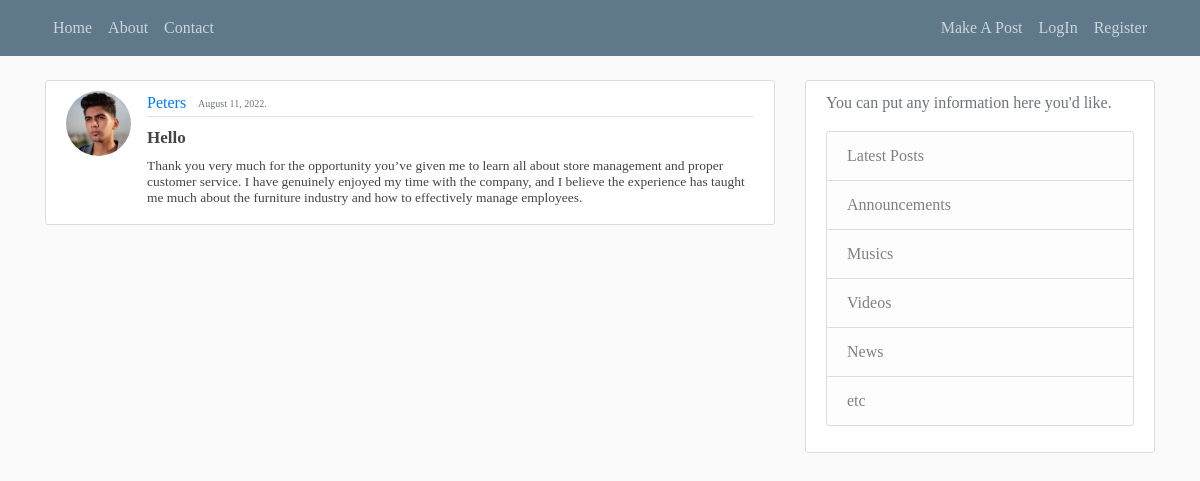
The app's page /post/18/ with its own data.
### Blog/models.py (models this page shows, shortened)
class Blog(models.Model):
    title = models.CharField(max_length=100)
    content = models.TextField()
    author = models.ForeignKey(User, on_delete=models.CASCADE)
    date_created = models.DateTimeField(default=timezone.now)

### Users/models.py (models this page shows, shortened)
class Profile(models.Model):
    user = models.OneToOneField(User,on_delete=models.CASCADE)
    images = models.ImageField(default='default.jpg', upload_to = 'ProfilePictures')

### Blog/views.py (the view)
# urls.py: path('post/<int:pk>/',BlogDetailView.as_view(),name = 'blog_details'),
class BlogDetailView(DetailView):
    model = Blog

### Blog/templates/Blog/blog_detail.html (shortened to what this page needs)
{% extends 'Blog/base.html'%}
{% block content %}
    <article class="media content-section">
      <img class="rounded-circle article-img" src="{{object.author.profile.images.url}}" alt="">
              <div class="media-body">
                <div class="article-metadata">
                  <a class="mr-2" href="{% url 'user_details' object.author.username %}">{{ object.author }}</a>
                  <small class="text-muted len mt-5">{{ object.date_created|date:'F j, Y'}}.</small>
                </div>
                <h4><a class="article-title mt-5 smallh5">{{ object.title}}</a></h4>
                <h6 class="article-content smallh6">{{ object.content }}</h6>
              </div>
            </article>
{% endblock content %}

### Blog/static/Blog/main.css (style rules this page uses)
body { background: #fafafa; color: #333333; margin-top: 5rem; font-family: 'Times New Roman', Times, serif; }
.len { font-size:10px!important; position: relative; bottom:1.5px; }
.smallh6 { font-size:13.5px; }
.smallh5 { font-size:17px; text-transform: capitalize; font-weight:600; }
h1, h2, h3, h4, h5, h6 { color: #444444; }
.content-section { background: #ffffff; padding: 10px 20px; border: 1px solid #dddddd; border-radius: 3px; margin-bottom: 20px; }
.article-title { color: #444444; }
.article-content { white-space: pre-line; }
.article-img { height: 65px; width: 65px; margin-right: 16px; }
.article-metadata { padding-bottom: 1px; margin-bottom: 4px; border-bottom: 1px solid #e3e3e3 }

### records on screen
Blog: author.profile.images (picture), author "Peters", date_created "August 11, 2022", title "Hello", content "Thank you very much for the opportunity you’ve given me to learn all about store management and proper customer service. I have genuinely enjoyed my time with the company, and I believe the experience has taught me much about the furniture industry and how to effectively manage employees."
